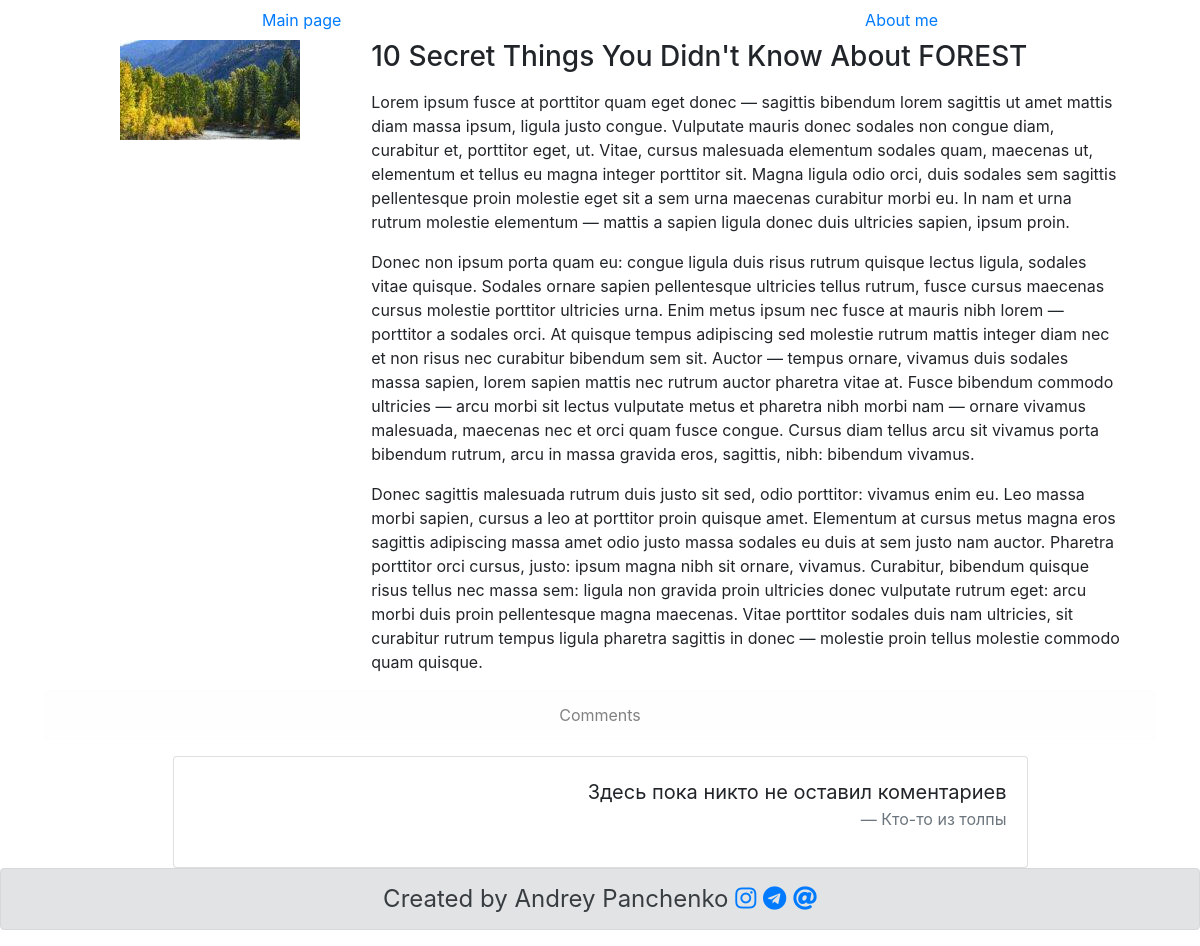
Screenshot of /article.php?id=1 with the database file from the repository.
### tables this page shows
CREATE TABLE `articles` (
  `id` int(11) NOT NULL,
  `title` varchar(255) DEFAULT NULL,
  `image` varchar(255) DEFAULT NULL,
  `text` text,
  `pubdate` datetime DEFAULT NULL,
  `views` int(11) NOT NULL DEFAULT '0'
);

### article.php (the view, shortened to what this page needs)
<!DOCTYPE html>
<html lang="en">
<head>
    <link rel="stylesheet" href="https://stackpath.bootstrapcdn.com/bootstrap/4.3.1/css/bootstrap.min.css">
</head>
<body>
    <section>
        <?php
            include './header.php';
        ?>
    </section>
    <?php
        require "includes/config.php";
        $article = mysqli_query($connection, "SELECT * FROM `articles` WHERE `id` = " . (int) $_GET['id']);
    ?>
    <div class="container">
        <div class="row justify-content-center">
        <?php
            if( mysqli_num_rows($article) <= 0)
            {
        ?>
            <div class="h3">Статья не была найдена!</div>
            <?php
                 } else
                {
                $art = mysqli_fetch_assoc($article);
            ?>
                <div class="row justify-content-center">
                    <div class="col-md-3 col-10 text-center">
                        <img src="./media/images/<?php echo $art['image']; ?>" alt="Card image cap">
                    </div>
                    <div class="col-md-8 col-10">
                        <p class='h3'><?php echo $art['title']; ?></p>
                        <p><?php echo $art['text']; ?></p>
                    </div>
                </div>
            <?php
                }
            ?>
        </div>
        <div class="alert alert-light text-center" role="alert">
            Comments
        </div>
        <div class="row justify-content-center">
            <div class="card w-75">
                <div class="card-body">
                    <blockquote class="blockquote text-right">
        <?php
            $comments = mysqli_query($connection, "SELECT * FROM `comments` WHERE `articles_id` = " . (int) $art['id'] . " ORDER BY `id` DESC");
            if(  mysqli_num_rows($comments) <= 0 )
            {
        ?>
            <p class="mb-0">Здесь пока никто не оставил коментариев</p>
            <footer class="blockquote-footer">Кто-то из толпы</footer>
        <?php
            }
        ?>
                    </blockquote>
                </div>
            </div>
        </div>
    </div>
    <section>
        <?php
            include './footer.php';
        ?>
    </section>
</body>
</html>

### rows the page displays
articles: image (picture), title "10 Secret Things You Didn't Know About FOREST", text "Lorem ipsum fusce at porttitor quam eget donec — sagittis bibendum lorem sagittis ut amet mattis diam massa ipsum, ligula justo congue. Vulputate mauris donec sodales non congue diam, curabitur et, porttitor eget, ut. Vitae, cursus malesuada elementum sodales quam, maecenas ut, elementum et tellus eu magna integer porttitor sit. Magna ligula odio orci, duis sodales sem sagittis pellentesque proin molestie eget sit a sem urna maecenas curabitur morbi eu. In nam et urna rutrum molestie elementum — mattis a sapien ligula donec duis ultricies sapien, ipsum proin. Donec non ipsum porta quam eu: congue ligula duis risus rutrum quisque lectus ligula, sodales vitae quisque. Sodales ornare sapien…"
